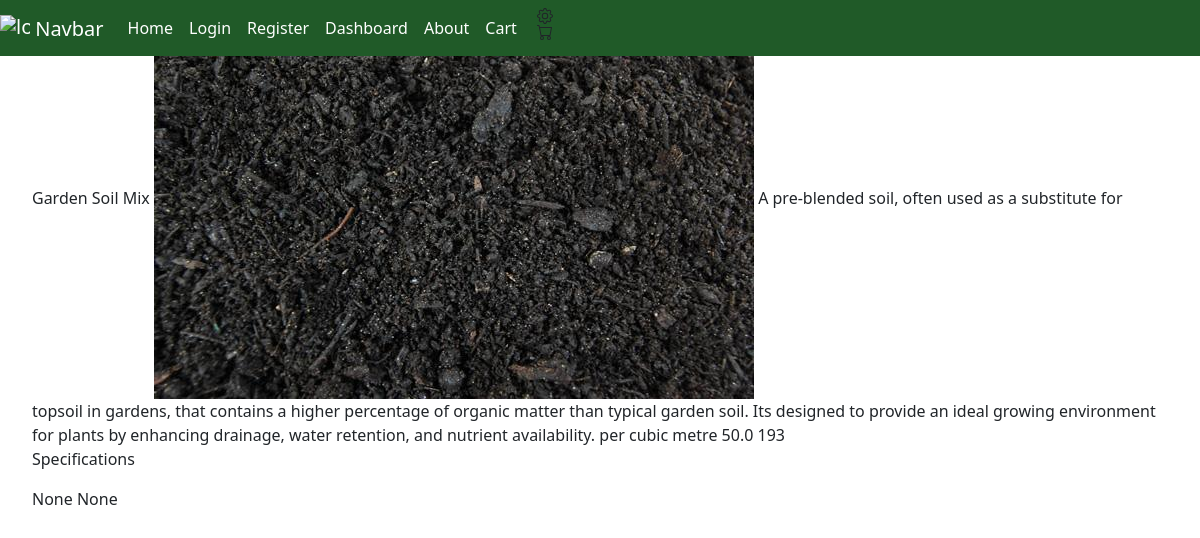
The app's page /product_view_2 with its own data.
### ORM/tables.py (models this page shows, shortened)
class Product(TimeStampedModel):
    __tablename__ = 'products'
    id = Column(Integer, primary_key=True, autoincrement=True)
    name = Column(String(100), nullable=False)
    description = Column(String, nullable=False)
    dimensions = Column(String(50), nullable=True)
    weight = Column(REAL, nullable=True)
    unit = Column(String(50), nullable=False)
    price = Column(REAL, nullable=False)
    stock_level = Column(Integer, nullable=False)
    category = Column(Integer, ForeignKey('categories.id'), nullable=False, index=True)
    image = Column(String(100), nullable=False)
    orders = Relationship('Order', back_populates='product')
    categories = Relationship('Category', back_populates='product')

### main.py (the view)
@limiter.limit(default)
@app.route("/product_view_<int:product_id>", methods=['POST', 'GET'])
def product_view(product_id):
    product_obj = get_product_by_id(product_id)
    return render_template("product_view.html", product=product_obj)

### ORM/ORM_operations.py (called while the page is built)
def get_product_by_id(product_id):
    product = Product.query.filter(Product.id == product_id).first()
    return product

### main.py (called while the page is built)
@app.after_request
def add_security_headers(resp):
    resp.headers['Content-Security-Policy'] =  "default-src 'self'; object-src 'none'; base-uri 'none';" #prevents inline scripts from running and objects
    resp.headers['X-Content-Type-Options'] = 'nosniff' #forces the browser to honour the content type instead of auto detecting
    resp.headers['X-Frame-Options'] = 'SAMEORIGIN' #prevents external sites from embedding this site in iframe, helping prevent clickjacking
    return resp

### templates/product_view.html (shortened to what this page needs)
{% extends "base.html" %}
{% block content %}
    {{product.name}}
    <img src="{{product.image}}">
    {{product.description}}
    {{product.unit}}
    {{product.price}}
    {{product.stock_level}}
    <p>Specifications</p>
    {{product.dimensions}}
    {{product.weight}}
{% endblock %}

### static/style.css (style rules this page uses)
body { margin-left : 2rem; margin-right : 2rem; }

### records on screen
Product: name "Garden Soil Mix", image (picture), description "A pre-blended soil, often used as a substitute for topsoil in gardens, that contains a higher percentage of organic matter than typical garden soil. Its designed to provide an ideal growing environment for plants by enhancing drainage, water retention, and nutrient availability.", unit "per cubic metre", price "50.0", stock_level "193", dimensions "None", weight "None"
